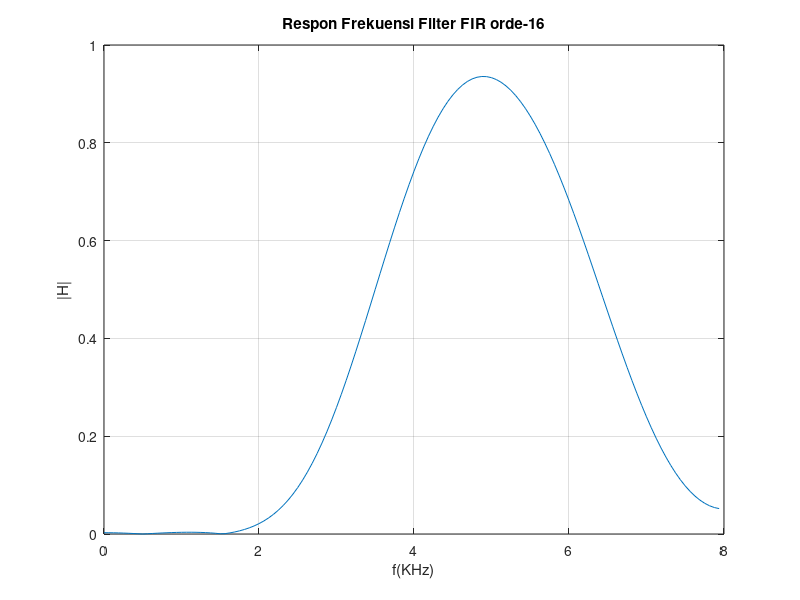

MATLAB code for this plot:
pkg load signal
m=[0 0 1 1 0 0];
f=[0.0 0.375 0.5 0.7 0.9 1.0];
n=16; fs2=8;
b=fir2(n,f,m);

fid= fopen('fir4.txt','w');
fprintf(fid,strcat('Koefisien filter FIR orde-',int2str(n),'\n'));
fprintf(fid,strcat('Generated on-',datestr(now),'\n\n'));
for i=1:n+1
  fprintf(fid,'%1.6f \n',b(i));
 
end 
fclose(fid);
[H,w]=freqz(b,1,128);
 
plot(w/pi*fs2,abs(H));

xlabel('f(KHz)');ylabel('|H|');grid;
title(strcat('Respon Frekuensi Filter FIR orde-',int2str(n)));